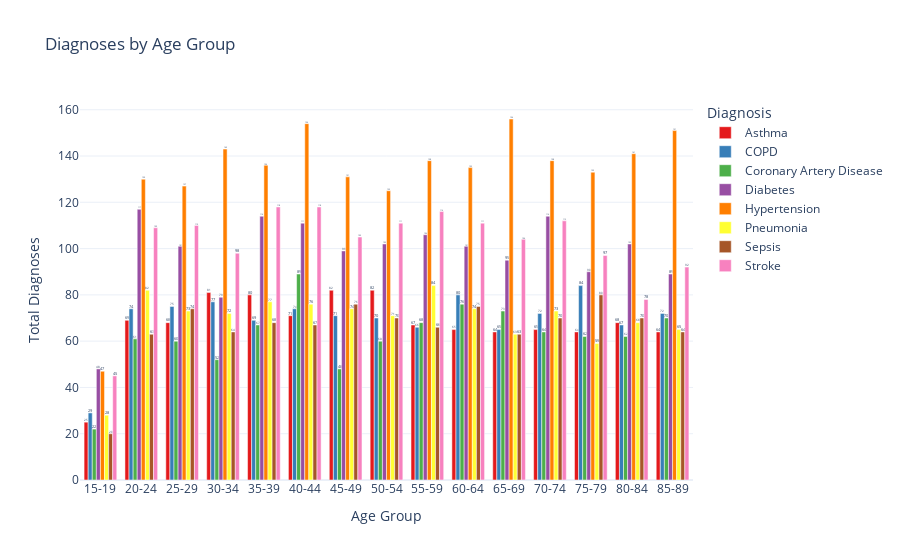

Notebook code cell kept with this figure:
### Code cell
# Bin ages into 5-year intervals
bins = list(range(0, df["Age"].max() + 5, 5))  # Create bins from 0 to max age in steps of 5
labels = [f"{b}-{b+4}" for b in bins[:-1]]  # Label bins (e.g., "0-4", "5-9")

df["Age_Group"] = pd.cut(df["Age"], bins=bins, labels=labels, right=False)

# Count occurrences of each diagnosis by age group
df_age_diag = df.groupby(["Age_Group", "Diagnosis"]).size().reset_index(name="Count")

# **Remove age bins with no records**
df_age_diag = df_age_diag[df_age_diag["Count"] > 0]

# Create an interactive bar chart
fig = px.bar(df_age_diag, 
             x="Age_Group", 
             y="Count", 
             color="Diagnosis",
             text="Count",
             title="Diagnoses by Age Group",
             barmode="group",  # Group bars by diagnosis for comparison
             color_discrete_sequence=px.colors.qualitative.Set1)  # Distinct colors

# Customize layout
fig.update_traces(textposition="outside", textfont_size=12)
fig.update_layout(
    xaxis_title="Age Group", 
    yaxis_title="Total Diagnoses",
    xaxis=dict(type="category"),  # Ensure proper categorical sorting
    template="plotly_white",
    showlegend=True,
    legend_title="Diagnosis"
)

# Show plot
fig.show()

### Figure 1 — Plotly figure (JSON) as saved in the notebook; plotly's stock layout.template omitted (floating-point values rounded to 4 significant figures)
{"data": [{"alignmentgroup": "True", "hovertemplate": "Diagnosis=Asthma<br>Age_Group=%{x}<br>Count=%{text}<extra></extra>", "legendgroup": "Asthma", "marker": {"color": "rgb(228,26,28)", "pattern": {"shape": ""}}, "name": "Asthma", "offsetgroup": "Asthma", "orientation": "v", "showlegend": true, "text": [25, 69, 68, 81, 80, 71, 82, 82, 67, 65, 64, 65, 64, 68, 64], "textfont": {"size": 12}, "textposition": "outside", "type": "bar", "x": ["15-19", "20-24", "25-29", "30-34", "35-39", "40-44", "45-49", "50-54", "55-59", "60-64", "65-69", "70-74", "75-79", "80-84", "85-89"], "xaxis": "x", "y": [25, 69, 68, 81, 80, 71, 82, 82, 67, 65, 64, 65, 64, 68, 64], "yaxis": "y"}, {"alignmentgroup": "True", "hovertemplate": "Diagnosis=COPD<br>Age_Group=%{x}<br>Count=%{text}<extra></extra>", "legendgroup": "COPD", "marker": {"color": "rgb(55,126,184)", "pattern": {"shape": ""}}, "name": "COPD", "offsetgroup": "COPD", "orientation": "v", "showlegend": true, "text": [29, 74, 75, 77, 69, 74, 71, 70, 66, 80, 65, 72, 84, 67, 72], "textfont": {"size": 12}, "textposition": "outside", "type": "bar", "x": ["15-19", "20-24", "25-29", "30-34", "35-39", "40-44", "45-49", "50-54", "55-59", "60-64", "65-69", "70-74", "75-79", "80-84", "85-89"], "xaxis": "x", "y": [29, 74, 75, 77, 69, 74, 71, 70, 66, 80, 65, 72, 84, 67, 72], "yaxis": "y"}, {"alignmentgroup": "True", "hovertemplate": "Diagnosis=Coronary Artery Disease<br>Age_Group=%{x}<br>Count=%{text}<extra></extra>", "legendgroup": "Coronary Artery Disease", "marker": {"color": "rgb(77,175,74)", "pattern": {"shape": ""}}, "name": "Coronary Artery Disease", "offsetgroup": "Coronary Artery Disease", "orientation": "v", "showlegend": true, "text": [22, 61, 60, 52, 67, 89, 48, 60, 68, 76, 73, 64, 62, 62, 70], "textfont": {"size": 12}, "textposition": "outside", "type": "bar", "x": ["15-19", "20-24", "25-29", "30-34", "35-39", "40-44", "45-49", "50-54", "55-59", "60-64", "65-69", "70-74", "75-79", "80-84", "85-89"], "xaxis": "x", "y": [22, 61, 60, 52, 67, 89, 48, 60, 68, 76, 73, 64, 62, 62, 70], "yaxis": "y"}, {"alignmentgroup": "True", "hovertemplate": "Diagnosis=Diabetes<br>Age_Group=%{x}<br>Count=%{text}<extra></extra>", "legendgroup": "Diabetes", "marker": {"color": "rgb(152,78,163)", "pattern": {"shape": ""}}, "name": "Diabetes", "offsetgroup": "Diabetes", "orientation": "v", "showlegend": true, "text": [48, 117, 101, 79, 114, 111, 99, 102, 106, 101, 95, 114, 90, 102, 89], "textfont": {"size": 12}, "textposition": "outside", "type": "bar", "x": ["15-19", "20-24", "25-29", "30-34", "35-39", "40-44", "45-49", "50-54", "55-59", "60-64", "65-69", "70-74", "75-79", "80-84", "85-89"], "xaxis": "x", "y": [48, 117, 101, 79, 114, 111, 99, 102, 106, 101, 95, 114, 90, 102, 89], "yaxis": "y"}, {"alignmentgroup": "True", "hovertemplate": "Diagnosis=Hypertension<br>Age_Group=%{x}<br>Count=%{text}<extra></extra>", "legendgroup": "Hypertension", "marker": {"color": "rgb(255,127,0)", "pattern": {"shape": ""}}, "name": "Hypertension", "offsetgroup": "Hypertension", "orientation": "v", "showlegend": true, "text": [47, 130, 127, 143, 136, 154, 131, 125, 138, 135, 156, 138, 133, 141, 151], "textfont": {"size": 12}, "textposition": "outside", "type": "bar", "x": ["15-19", "20-24", "25-29", "30-34", "35-39", "40-44", "45-49", "50-54", "55-59", "60-64", "65-69", "70-74", "75-79", "80-84", "85-89"], "xaxis": "x", "y": [47, 130, 127, 143, 136, 154, 131, 125, 138, 135, 156, 138, 133, 141, 151], "yaxis": "y"}, {"alignmentgroup": "True", "hovertemplate": "Diagnosis=Pneumonia<br>Age_Group=%{x}<br>Count=%{text}<extra></extra>", "legendgroup": "Pneumonia", "marker": {"color": "rgb(255,255,51)", "pattern": {"shape": ""}}, "name": "Pneumonia", "offsetgroup": "Pneumonia", "orientation": "v", "showlegend": true, "text": [28, 82, 73, 72, 77, 76, 74, 71, 84, 74, 63, 73, 59, 68, 65], "textfont": {"size": 12}, "textposition": "outside", "type": "bar", "x": ["15-19", "20-24", "25-29", "30-34", "35-39", "40-44", "45-49", "50-54", "55-59", "60-64", "65-69", "70-74", "75-79", "80-84", "85-89"], "xaxis": "x", "y": [28, 82, 73, 72, 77, 76, 74, 71, 84, 74, 63, 73, 59, 68, 65], "yaxis": "y"}, {"alignmentgroup": "True", "hovertemplate": "Diagnosis=Sepsis<br>Age_Group=%{x}<br>Count=%{text}<extra></extra>", "legendgroup": "Sepsis", "marker": {"color": "rgb(166,86,40)", "pattern": {"shape": ""}}, "name": "Sepsis", "offsetgroup": "Sepsis", "orientation": "v", "showlegend": true, "text": [20, 63, 74, 64, 68, 67, 76, 70, 66, 75, 63, 70, 80, 70, 64], "textfont": {"size": 12}, "textposition": "outside", "type": "bar", "x": ["15-19", "20-24", "25-29", "30-34", "35-39", "40-44", "45-49", "50-54", "55-59", "60-64", "65-69", "70-74", "75-79", "80-84", "85-89"], "xaxis": "x", "y": [20, 63, 74, 64, 68, 67, 76, 70, 66, 75, 63, 70, 80, 70, 64], "yaxis": "y"}, {"alignmentgroup": "True", "hovertemplate": "Diagnosis=Stroke<br>Age_Group=%{x}<br>Count=%{text}<extra></extra>", "legendgroup": "Stroke", "marker": {"color": "rgb(247,129,191)", "pattern": {"shape": ""}}, "name": "Stroke", "offsetgroup": "Stroke", "orientation": "v", "showlegend": true, "text": [45, 109, 110, 98, 118, 118, 105, 111, 116, 111, 104, 112, 97, 78, 92], "textfont": {"size": 12}, "textposition": "outside", "type": "bar", "x": ["15-19", "20-24", "25-29", "30-34", "35-39", "40-44", "45-49", "50-54", "55-59", "60-64", "65-69", "70-74", "75-79", "80-84", "85-89"], "xaxis": "x", "y": [45, 109, 110, 98, 118, 118, 105, 111, 116, 111, 104, 112, 97, 78, 92], "yaxis": "y"}], "layout": {"barmode": "group", "legend": {"title": {"text": "Diagnosis"}, "tracegroupgap": 0}, "showlegend": true, "title": {"text": "Diagnoses by Age Group"}, "xaxis": {"anchor": "y", "domain": [0, 1], "title": {"text": "Age Group"}, "type": "category"}, "yaxis": {"anchor": "x", "domain": [0, 1], "title": {"text": "Total Diagnoses"}}}}
